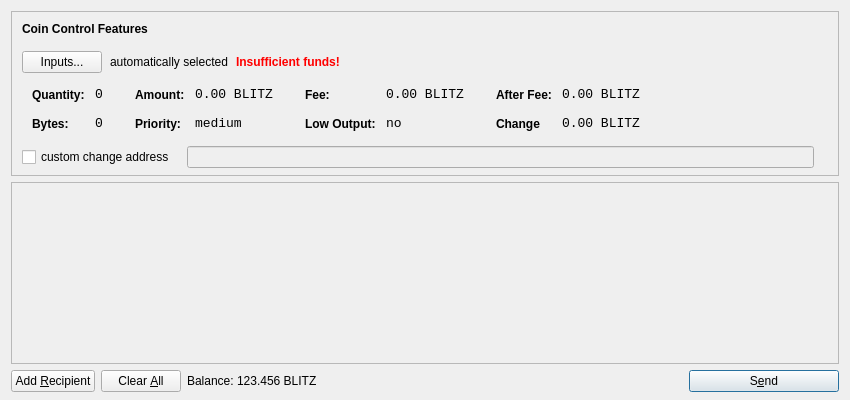
<?xml version="1.0" encoding="UTF-8"?>
<ui version="4.0">
 <class>SendCoinsDialog</class>
 <widget class="QDialog" name="SendCoinsDialog">
  <property name="geometry">
   <rect>
    <x>0</x>
    <y>0</y>
    <width>850</width>
    <height>400</height>
   </rect>
  </property>
  <property name="windowTitle">
   <string>Send Coins</string>
  </property>
  <layout class="QVBoxLayout" name="verticalLayout" stretch="0,1,0">
   <property name="bottomMargin">
    <number>8</number>
   </property>
   <item>
    <widget class="QFrame" name="frameCoinControl">
     <property name="sizePolicy">
      <sizepolicy hsizetype="Expanding" vsizetype="Expanding">
       <horstretch>0</horstretch>
       <verstretch>0</verstretch>
      </sizepolicy>
     </property>
     <property name="maximumSize">
      <size>
       <width>16777215</width>
       <height>16777215</height>
      </size>
     </property>
     <property name="frameShape">
      <enum>QFrame::StyledPanel</enum>
     </property>
     <property name="frameShadow">
      <enum>QFrame::Sunken</enum>
     </property>
     <layout class="QVBoxLayout" name="verticalLayoutCoinControl2">
      <property name="spacing">
       <number>-1</number>
      </property>
      <property name="leftMargin">
       <number>0</number>
      </property>
      <property name="topMargin">
       <number>0</number>
      </property>
      <property name="rightMargin">
       <number>0</number>
      </property>
      <property name="bottomMargin">
       <number>6</number>
      </property>
      <item>
       <layout class="QVBoxLayout" name="verticalLayoutCoinControl" stretch="0,0,0,0,1">
        <property name="spacing">
         <number>0</number>
        </property>
        <property name="leftMargin">
         <number>10</number>
        </property>
        <property name="topMargin">
         <number>10</number>
        </property>
        <item>
         <layout class="QHBoxLayout" name="horizontalLayoutCoinControl1">
          <property name="bottomMargin">
           <number>15</number>
          </property>
          <item>
           <widget class="QLabel" name="labelCoinControlFeatures">
            <property name="sizePolicy">
             <sizepolicy hsizetype="Preferred" vsizetype="Maximum">
              <horstretch>0</horstretch>
              <verstretch>0</verstretch>
             </sizepolicy>
            </property>
            <property name="font">
             <font>
              <weight>75</weight>
              <bold>true</bold>
             </font>
            </property>
            <property name="styleSheet">
             <string notr="true">font-weight:bold;</string>
            </property>
            <property name="text">
             <string>Coin Control Features</string>
            </property>
           </widget>
          </item>
         </layout>
        </item>
        <item>
         <layout class="QHBoxLayout" name="horizontalLayoutCoinControl2" stretch="0,0,0,0">
          <property name="spacing">
           <number>8</number>
          </property>
          <property name="bottomMargin">
           <number>10</number>
          </property>
          <item>
           <widget class="QPushButton" name="pushButtonCoinControl">
            <property name="styleSheet">
             <string notr="true"/>
            </property>
            <property name="text">
             <string>Inputs...</string>
            </property>
           </widget>
          </item>
          <item>
           <widget class="QLabel" name="labelCoinControlAutomaticallySelected">
            <property name="text">
             <string>automatically selected</string>
            </property>
            <property name="margin">
             <number>5</number>
            </property>
           </widget>
          </item>
          <item>
           <widget class="QLabel" name="labelCoinControlInsuffFunds">
            <property name="font">
             <font>
              <weight>75</weight>
              <bold>true</bold>
             </font>
            </property>
            <property name="styleSheet">
             <string notr="true">color:red;font-weight:bold;</string>
            </property>
            <property name="text">
             <string>Insufficient funds!</string>
            </property>
            <property name="margin">
             <number>5</number>
            </property>
           </widget>
          </item>
          <item>
           <spacer name="horizontalSpacerCoinControl">
            <property name="orientation">
             <enum>Qt::Horizontal</enum>
            </property>
            <property name="sizeHint" stdset="0">
             <size>
              <width>40</width>
              <height>1</height>
             </size>
            </property>
           </spacer>
          </item>
         </layout>
        </item>
        <item>
         <widget class="QWidget" name="widgetCoinControl" native="true">
          <property name="sizePolicy">
           <sizepolicy hsizetype="Preferred" vsizetype="Preferred">
            <horstretch>0</horstretch>
            <verstretch>0</verstretch>
           </sizepolicy>
          </property>
          <property name="minimumSize">
           <size>
            <width>0</width>
            <height>0</height>
           </size>
          </property>
          <property name="styleSheet">
           <string notr="true"/>
          </property>
          <layout class="QHBoxLayout" name="horizontalLayoutCoinControl5">
           <property name="margin">
            <number>0</number>
           </property>
           <item>
            <layout class="QHBoxLayout" name="horizontalLayoutCoinControl3" stretch="0,0,0,1">
             <property name="spacing">
              <number>20</number>
             </property>
             <property name="topMargin">
              <number>0</number>
             </property>
             <property name="bottomMargin">
              <number>10</number>
             </property>
             <item>
              <layout class="QFormLayout" name="formLayoutCoinControl1">
               <property name="horizontalSpacing">
                <number>10</number>
               </property>
               <property name="verticalSpacing">
                <number>14</number>
               </property>
               <property name="leftMargin">
                <number>10</number>
               </property>
               <property name="topMargin">
                <number>4</number>
               </property>
               <property name="rightMargin">
                <number>6</number>
               </property>
               <item row="0" column="0">
                <widget class="QLabel" name="labelCoinControlQuantityText">
                 <property name="styleSheet">
                  <string notr="true">font-weight:bold;</string>
                 </property>
                 <property name="text">
                  <string>Quantity:</string>
                 </property>
                 <property name="margin">
                  <number>0</number>
                 </property>
                </widget>
               </item>
               <item row="0" column="1">
                <widget class="QLabel" name="labelCoinControlQuantity">
                 <property name="font">
                  <font>
                   <family>Monospace</family>
                   <pointsize>10</pointsize>
                  </font>
                 </property>
                 <property name="cursor">
                  <cursorShape>IBeamCursor</cursorShape>
                 </property>
                 <property name="contextMenuPolicy">
                  <enum>Qt::ActionsContextMenu</enum>
                 </property>
                 <property name="text">
                  <string>0</string>
                 </property>
                 <property name="margin">
                  <number>0</number>
                 </property>
                 <property name="textInteractionFlags">
                  <set>Qt::LinksAccessibleByMouse|Qt::TextSelectableByKeyboard|Qt::TextSelectableByMouse</set>
                 </property>
                </widget>
               </item>
               <item row="1" column="0">
                <widget class="QLabel" name="labelCoinControlBytesText">
                 <property name="styleSheet">
                  <string notr="true">font-weight:bold;</string>
                 </property>
                 <property name="text">
                  <string>Bytes:</string>
                 </property>
                </widget>
               </item>
               <item row="1" column="1">
                <widget class="QLabel" name="labelCoinControlBytes">
                 <property name="font">
                  <font>
                   <family>Monospace</family>
                   <pointsize>10</pointsize>
                  </font>
                 </property>
                 <property name="cursor">
                  <cursorShape>IBeamCursor</cursorShape>
                 </property>
                 <property name="contextMenuPolicy">
                  <enum>Qt::ActionsContextMenu</enum>
                 </property>
                 <property name="text">
                  <string>0</string>
                 </property>
                 <property name="textInteractionFlags">
                  <set>Qt::LinksAccessibleByMouse|Qt::TextSelectableByKeyboard|Qt::TextSelectableByMouse</set>
                 </property>
                </widget>
               </item>
              </layout>
             </item>
             <item>
              <layout class="QFormLayout" name="formLayoutCoinControl2">
               <property name="horizontalSpacing">
                <number>10</number>
               </property>
               <property name="verticalSpacing">
                <number>14</number>
               </property>
               <property name="leftMargin">
                <number>6</number>
               </property>
               <property name="topMargin">
                <number>4</number>
               </property>
               <property name="rightMargin">
                <number>6</number>
               </property>
               <item row="0" column="0">
                <widget class="QLabel" name="labelCoinControlAmountText">
                 <property name="styleSheet">
                  <string notr="true">font-weight:bold;</string>
                 </property>
                 <property name="text">
                  <string>Amount:</string>
                 </property>
                 <property name="margin">
                  <number>0</number>
                 </property>
                </widget>
               </item>
               <item row="0" column="1">
                <widget class="QLabel" name="labelCoinControlAmount">
                 <property name="font">
                  <font>
                   <family>Monospace</family>
                   <pointsize>10</pointsize>
                  </font>
                 </property>
                 <property name="cursor">
                  <cursorShape>IBeamCursor</cursorShape>
                 </property>
                 <property name="contextMenuPolicy">
                  <enum>Qt::ActionsContextMenu</enum>
                 </property>
                 <property name="text">
                  <string>0.00 BLITZ</string>
                 </property>
                 <property name="textInteractionFlags">
                  <set>Qt::LinksAccessibleByMouse|Qt::TextSelectableByKeyboard|Qt::TextSelectableByMouse</set>
                 </property>
                </widget>
               </item>
               <item row="1" column="0">
                <widget class="QLabel" name="labelCoinControlPriorityText">
                 <property name="styleSheet">
                  <string notr="true">font-weight:bold;</string>
                 </property>
                 <property name="text">
                  <string>Priority:</string>
                 </property>
                </widget>
               </item>
               <item row="1" column="1">
                <widget class="QLabel" name="labelCoinControlPriority">
                 <property name="font">
                  <font>
                   <family>Monospace</family>
                   <pointsize>10</pointsize>
                  </font>
                 </property>
                 <property name="cursor">
                  <cursorShape>IBeamCursor</cursorShape>
                 </property>
                 <property name="contextMenuPolicy">
                  <enum>Qt::ActionsContextMenu</enum>
                 </property>
                 <property name="text">
                  <string>medium</string>
                 </property>
                 <property name="textInteractionFlags">
                  <set>Qt::LinksAccessibleByMouse|Qt::TextSelectableByKeyboard|Qt::TextSelectableByMouse</set>
                 </property>
                </widget>
               </item>
              </layout>
             </item>
             <item>
              <layout class="QFormLayout" name="formLayoutCoinControl3">
               <property name="horizontalSpacing">
                <number>10</number>
               </property>
               <property name="verticalSpacing">
                <number>14</number>
               </property>
               <property name="leftMargin">
                <number>6</number>
               </property>
               <property name="topMargin">
                <number>4</number>
               </property>
               <property name="rightMargin">
                <number>6</number>
               </property>
               <item row="0" column="0">
                <widget class="QLabel" name="labelCoinControlFeeText">
                 <property name="styleSheet">
                  <string notr="true">font-weight:bold;</string>
                 </property>
                 <property name="text">
                  <string>Fee:</string>
                 </property>
                 <property name="margin">
                  <number>0</number>
                 </property>
                </widget>
               </item>
               <item row="0" column="1">
                <widget class="QLabel" name="labelCoinControlFee">
                 <property name="font">
                  <font>
                   <family>Monospace</family>
                   <pointsize>10</pointsize>
                  </font>
                 </property>
                 <property name="cursor">
                  <cursorShape>IBeamCursor</cursorShape>
                 </property>
                 <property name="contextMenuPolicy">
                  <enum>Qt::ActionsContextMenu</enum>
                 </property>
                 <property name="text">
                  <string>0.00 BLITZ</string>
                 </property>
                 <property name="textInteractionFlags">
                  <set>Qt::LinksAccessibleByMouse|Qt::TextSelectableByKeyboard|Qt::TextSelectableByMouse</set>
                 </property>
                </widget>
               </item>
               <item row="1" column="0">
                <widget class="QLabel" name="labelCoinControlLowOutputText">
                 <property name="styleSheet">
                  <string notr="true">font-weight:bold;</string>
                 </property>
                 <property name="text">
                  <string>Low Output:</string>
                 </property>
                </widget>
               </item>
               <item row="1" column="1">
                <widget class="QLabel" name="labelCoinControlLowOutput">
                 <property name="font">
                  <font>
                   <family>Monospace</family>
                   <pointsize>10</pointsize>
                  </font>
                 </property>
                 <property name="cursor">
                  <cursorShape>IBeamCursor</cursorShape>
                 </property>
                 <property name="contextMenuPolicy">
                  <enum>Qt::ActionsContextMenu</enum>
                 </property>
                 <property name="text">
                  <string>no</string>
                 </property>
                 <property name="textInteractionFlags">
                  <set>Qt::LinksAccessibleByMouse|Qt::TextSelectableByKeyboard|Qt::TextSelectableByMouse</set>
                 </property>
                </widget>
               </item>
              </layout>
             </item>
             <item>
              <layout class="QFormLayout" name="formLayoutCoinControl4">
               <property name="horizontalSpacing">
                <number>10</number>
               </property>
               <property name="verticalSpacing">
                <number>14</number>
               </property>
               <property name="leftMargin">
                <number>6</number>
               </property>
               <property name="topMargin">
                <number>4</number>
               </property>
               <property name="rightMargin">
                <number>6</number>
               </property>
               <item row="0" column="0">
                <widget class="QLabel" name="labelCoinControlAfterFeeText">
                 <property name="styleSheet">
                  <string notr="true">font-weight:bold;</string>
                 </property>
                 <property name="text">
                  <string>After Fee:</string>
                 </property>
                 <property name="margin">
                  <number>0</number>
                 </property>
                </widget>
               </item>
               <item row="0" column="1">
                <widget class="QLabel" name="labelCoinControlAfterFee">
                 <property name="font">
                  <font>
                   <family>Monospace</family>
                   <pointsize>10</pointsize>
                  </font>
                 </property>
                 <property name="cursor">
                  <cursorShape>IBeamCursor</cursorShape>
                 </property>
                 <property name="contextMenuPolicy">
                  <enum>Qt::ActionsContextMenu</enum>
                 </property>
                 <property name="text">
                  <string>0.00 BLITZ</string>
                 </property>
                 <property name="textInteractionFlags">
                  <set>Qt::LinksAccessibleByMouse|Qt::TextSelectableByKeyboard|Qt::TextSelectableByMouse</set>
                 </property>
                </widget>
               </item>
               <item row="1" column="0">
                <widget class="QLabel" name="labelCoinControlChangeText">
                 <property name="styleSheet">
                  <string notr="true">font-weight:bold;</string>
                 </property>
                 <property name="text">
                  <string>Change</string>
                 </property>
                </widget>
               </item>
               <item row="1" column="1">
                <widget class="QLabel" name="labelCoinControlChange">
                 <property name="font">
                  <font>
                   <family>Monospace</family>
                   <pointsize>10</pointsize>
                  </font>
                 </property>
                 <property name="cursor">
                  <cursorShape>IBeamCursor</cursorShape>
                 </property>
                 <property name="contextMenuPolicy">
                  <enum>Qt::ActionsContextMenu</enum>
                 </property>
                 <property name="text">
                  <string>0.00 BLITZ</string>
                 </property>
                 <property name="textInteractionFlags">
                  <set>Qt::LinksAccessibleByMouse|Qt::TextSelectableByKeyboard|Qt::TextSelectableByMouse</set>
                 </property>
                </widget>
               </item>
              </layout>
             </item>
            </layout>
           </item>
          </layout>
         </widget>
        </item>
        <item>
         <layout class="QHBoxLayout" name="horizontalLayoutCoinControl4" stretch="0,0,0">
          <property name="spacing">
           <number>12</number>
          </property>
          <property name="sizeConstraint">
           <enum>QLayout::SetDefaultConstraint</enum>
          </property>
          <property name="topMargin">
           <number>5</number>
          </property>
          <property name="rightMargin">
           <number>5</number>
          </property>
          <item>
           <widget class="QCheckBox" name="checkBoxCoinControlChange">
            <property name="text">
             <string>custom change address</string>
            </property>
           </widget>
          </item>
          <item>
           <widget class="QLineEdit" name="lineEditCoinControlChange">
            <property name="enabled">
             <bool>false</bool>
            </property>
            <property name="sizePolicy">
             <sizepolicy hsizetype="Expanding" vsizetype="Fixed">
              <horstretch>0</horstretch>
              <verstretch>0</verstretch>
             </sizepolicy>
            </property>
           </widget>
          </item>
          <item>
           <widget class="QLabel" name="labelCoinControlChangeLabel">
            <property name="sizePolicy">
             <sizepolicy hsizetype="Preferred" vsizetype="Expanding">
              <horstretch>0</horstretch>
              <verstretch>0</verstretch>
             </sizepolicy>
            </property>
            <property name="minimumSize">
             <size>
              <width>0</width>
              <height>0</height>
             </size>
            </property>
            <property name="text">
             <string/>
            </property>
            <property name="margin">
             <number>3</number>
            </property>
           </widget>
          </item>
         </layout>
        </item>
        <item>
         <spacer name="verticalSpacerCoinControl">
          <property name="orientation">
           <enum>Qt::Vertical</enum>
          </property>
          <property name="sizeHint" stdset="0">
           <size>
            <width>800</width>
            <height>1</height>
           </size>
          </property>
         </spacer>
        </item>
       </layout>
      </item>
     </layout>
    </widget>
   </item>
   <item>
    <widget class="QScrollArea" name="scrollArea">
     <property name="widgetResizable">
      <bool>true</bool>
     </property>
     <widget class="QWidget" name="scrollAreaWidgetContents">
      <property name="geometry">
       <rect>
        <x>0</x>
        <y>0</y>
        <width>830</width>
        <height>165</height>
       </rect>
      </property>
      <layout class="QVBoxLayout" name="verticalLayout_2">
       <property name="margin">
        <number>0</number>
       </property>
       <item>
        <layout class="QVBoxLayout" name="entries">
         <property name="spacing">
          <number>6</number>
         </property>
        </layout>
       </item>
       <item>
        <spacer name="verticalSpacer">
         <property name="orientation">
          <enum>Qt::Vertical</enum>
         </property>
         <property name="sizeHint" stdset="0">
          <size>
           <width>20</width>
           <height>40</height>
          </size>
         </property>
        </spacer>
       </item>
      </layout>
     </widget>
    </widget>
   </item>
   <item>
    <layout class="QHBoxLayout" name="horizontalLayout">
     <item>
      <widget class="QPushButton" name="addButton">
       <property name="toolTip">
        <string>Send to multiple recipients at once</string>
       </property>
       <property name="text">
        <string>Add &amp;Recipient</string>
       </property>
       <property name="icon">
        <iconset resource="../bitcoin.qrc">
         <normaloff>:/icons/add</normaloff>:/icons/add</iconset>
       </property>
       <property name="autoDefault">
        <bool>false</bool>
       </property>
      </widget>
     </item>
     <item>
      <widget class="QPushButton" name="clearButton">
       <property name="sizePolicy">
        <sizepolicy hsizetype="Minimum" vsizetype="Fixed">
         <horstretch>0</horstretch>
         <verstretch>0</verstretch>
        </sizepolicy>
       </property>
       <property name="toolTip">
        <string>Remove all transaction fields</string>
       </property>
       <property name="text">
        <string>Clear &amp;All</string>
       </property>
       <property name="icon">
        <iconset resource="../bitcoin.qrc">
         <normaloff>:/icons/remove</normaloff>:/icons/remove</iconset>
       </property>
       <property name="autoRepeatDelay">
        <number>300</number>
       </property>
       <property name="autoDefault">
        <bool>false</bool>
       </property>
      </widget>
     </item>
     <item>
      <layout class="QHBoxLayout" name="horizontalLayout_2">
       <property name="spacing">
        <number>3</number>
       </property>
       <item>
        <widget class="QLabel" name="label">
         <property name="sizePolicy">
          <sizepolicy hsizetype="Preferred" vsizetype="Fixed">
           <horstretch>0</horstretch>
           <verstretch>0</verstretch>
          </sizepolicy>
         </property>
         <property name="text">
          <string>Balance:</string>
         </property>
        </widget>
       </item>
       <item>
        <widget class="QLabel" name="labelBalance">
         <property name="sizePolicy">
          <sizepolicy hsizetype="Preferred" vsizetype="Fixed">
           <horstretch>0</horstretch>
           <verstretch>0</verstretch>
          </sizepolicy>
         </property>
         <property name="cursor">
          <cursorShape>IBeamCursor</cursorShape>
         </property>
         <property name="text">
          <string>123.456 BLITZ</string>
         </property>
         <property name="textInteractionFlags">
          <set>Qt::LinksAccessibleByMouse|Qt::TextSelectableByKeyboard|Qt::TextSelectableByMouse</set>
         </property>
        </widget>
       </item>
      </layout>
     </item>
     <item>
      <spacer name="horizontalSpacer">
       <property name="orientation">
        <enum>Qt::Horizontal</enum>
       </property>
       <property name="sizeHint" stdset="0">
        <size>
         <width>40</width>
         <height>20</height>
        </size>
       </property>
      </spacer>
     </item>
     <item>
      <widget class="QPushButton" name="sendButton">
       <property name="minimumSize">
        <size>
         <width>150</width>
         <height>0</height>
        </size>
       </property>
       <property name="toolTip">
        <string>Confirm the send action</string>
       </property>
       <property name="text">
        <string>S&amp;end</string>
       </property>
       <property name="icon">
        <iconset resource="../bitcoin.qrc">
         <normaloff>:/icons/send</normaloff>:/icons/send</iconset>
       </property>
       <property name="default">
        <bool>true</bool>
       </property>
      </widget>
     </item>
    </layout>
   </item>
  </layout>
 </widget>
 <resources>
  <include location="../bitcoin.qrc"/>
 </resources>
 <connections/>
</ui>
